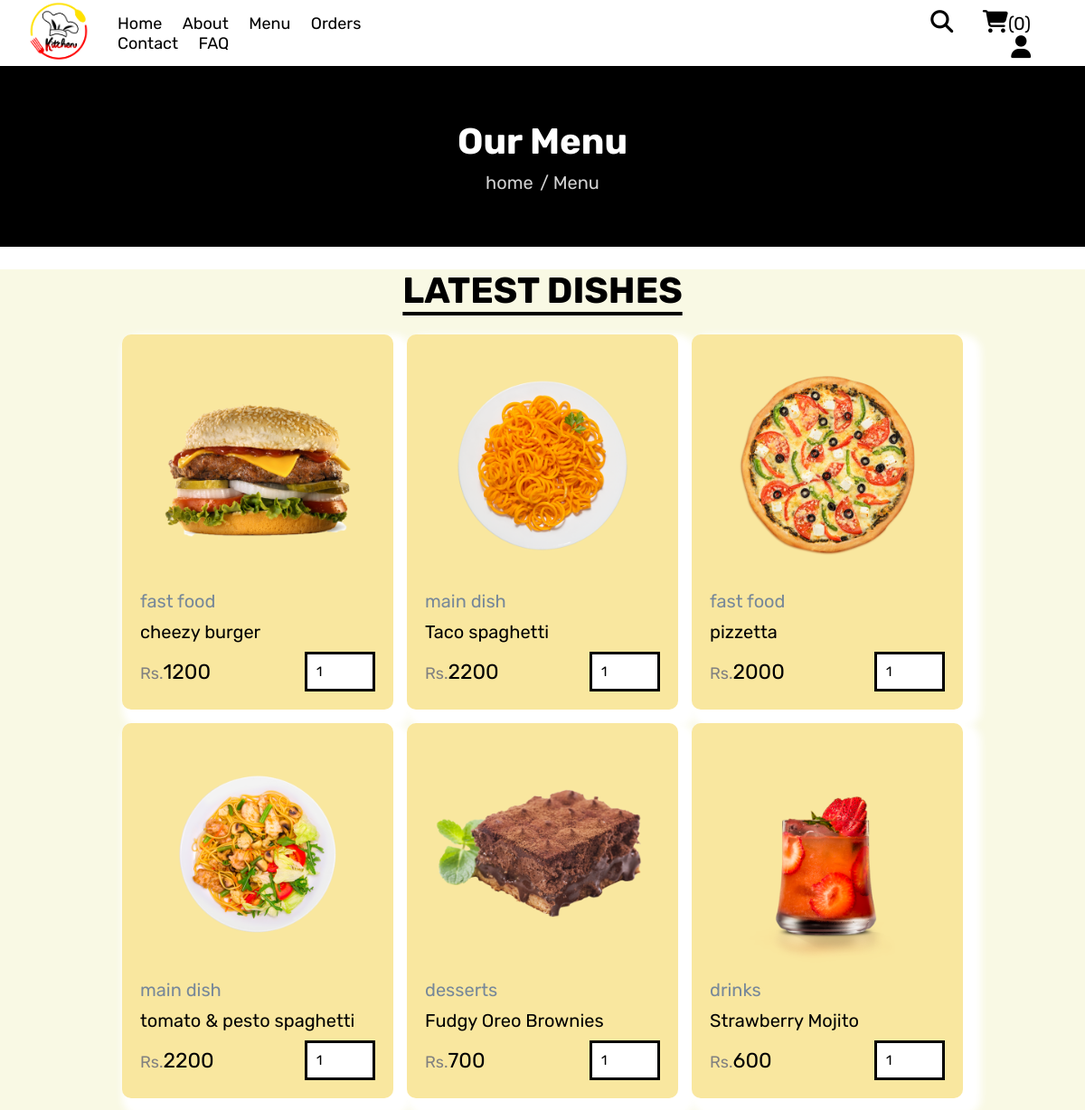
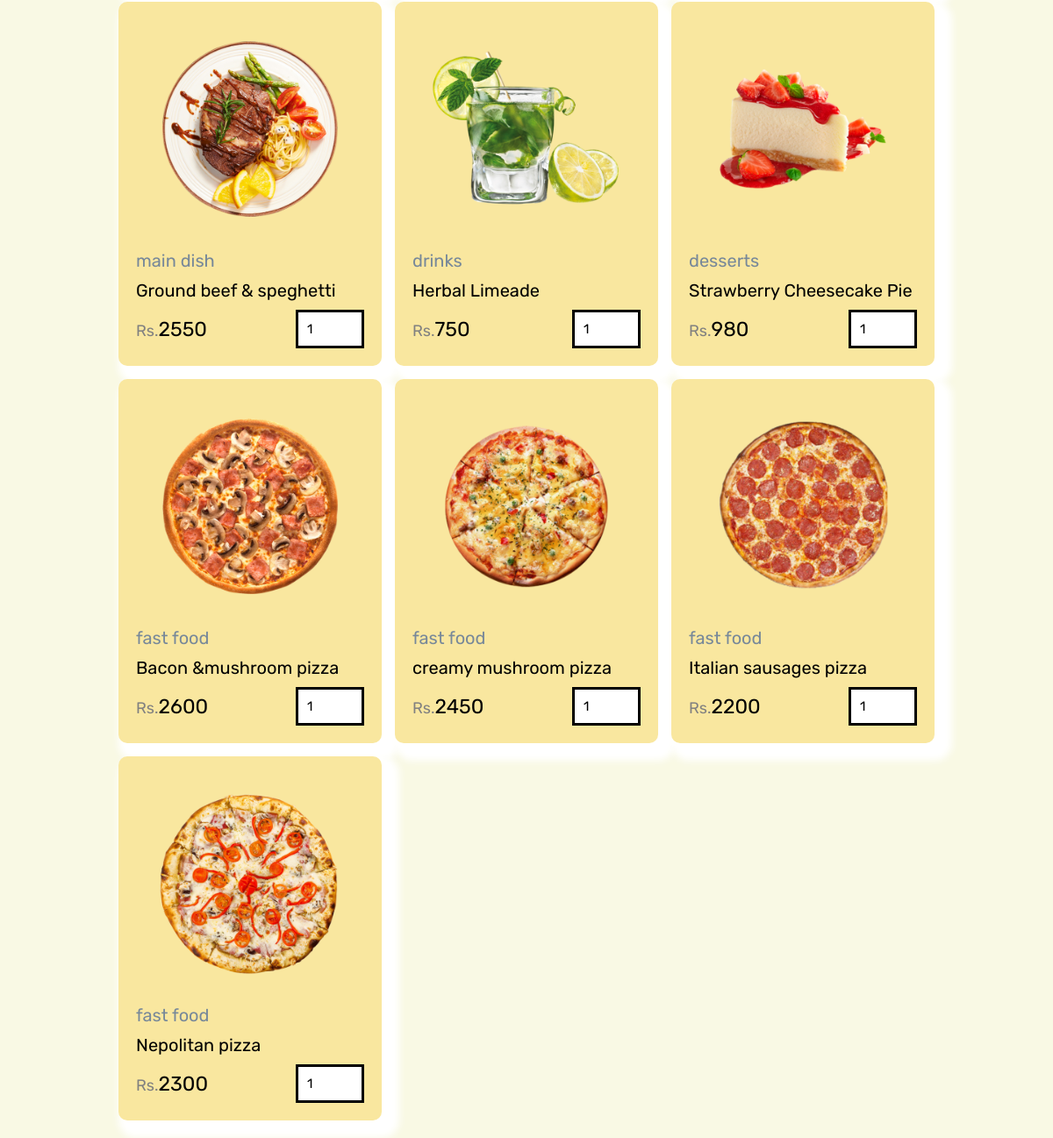
Page /menu.php on the committed database (2 pictures, top to bottom).
### tables this page shows
CREATE TABLE IF NOT EXISTS `products` (
  `id` int NOT NULL AUTO_INCREMENT,
  `name` varchar(100) NOT NULL,
  `category` varchar(100) NOT NULL,
  `price` int NOT NULL,
  `image` varchar(100) NOT NULL,
  `description` varchar(500) NOT NULL,
  PRIMARY KEY (`id`)
);

### menu.php (the view, shortened to what this page needs)
<?php
include 'component/connect.php';
?>
<!DOCTYPE html>
<html lang="en">
<head>
    <link rel="stylesheet" href="https://unpkg.com/swiper@8/swiper-bundle.min.css" />
   <link rel="stylesheet" href="https://cdnjs.cloudflare.com/ajax/libs/font-awesome/6.1.1/css/all.min.css">
    <link rel="stylesheet" href="css/style.css">
</head>
<body>
   <?php include 'component/user_header.php' ?>
   <div class="heading">
      <h3>our menu</h3>
      <p><a href="home.php">home</a>,<span> / Menu</span></p>
   </div>
<div class="color">
   <section class="product">
   <h1 class="title">latest dishes </h1>
   <div class="box-container1">
      <?php
      $select_products =$conn->prepare("SELECT * FROM `products`");
      $select_products->execute();
      if($select_products->rowCount() > 0){
         while($fetch_products = $select_products->fetch(PDO::FETCH_ASSOC)){
      ?>
      <form action="" method="post" class="box">
         <img src="uploaded_img/<?=$fetch_products['image'];?>" alt="">
         <a href="category.php?category=<?=$fetch_products['category'];?>"
          class="cat"><?=$fetch_products['category'];?></a>
          <div class="name"><?=$fetch_products['name'];?></div>
          <div class="flex">
            <div class="price"><span>Rs.</span><?=$fetch_products['price'];?></div>
            <input type="number" name="qty" class="qty" value="1" min="1" max="99" maxlength="2">
         </div>
         </form>
      <?php
       }
      }else{
             echo'<div class="empty">no product added yet!</div>';
      }
      ?>
</div>
</section>
</div>
   </body>
   </html>

### component/user_header.php (shortened to what this page needs)
<header class="header">
   <section class="flex">
      <a href="home.php" class="logo"><img src="images/logo2.png"></a>
      <nav class="navbar">
         <a href="home.php">Home</a>
         <a href="about.php">About</a>
         <a href="menu.php">Menu</a>
         <a href="orders.php">Orders</a>
         <a href="contact.php">Contact</a>
         <a href="FAQ.php">FAQ</a>
      </nav>
      <div class="icons">
         <?php
            $count_cart_items = $conn->prepare("SELECT * FROM `cart` WHERE user_id = ?");
            $count_cart_items->execute([$user_id]);
            $total_cart_items = $count_cart_items->rowCount();
         ?>
         <a href="search.php"><i class="fas fa-search"></i></a>
         <a href="cart.php"><i class="fas fa-shopping-cart"></i><span>(<?= $total_cart_items; ?>)</span></a>
         <div id="user-btn" class="fas fa-user"></div>
      </div>
   </section>
</header>

### css/style.css (style rules this page uses)
* { font-family:'Rubik',sans-serif; margin:0; padding:0; box-sizing:border-box; outline:none; border:none; text-decoration:none; }
html { font-size:62.5%; scroll-behavior:smooth; stop-opacity:7rem; }
.header { position: sticky; top:0;left:0;right:0; z-index:1000; background-color:white; }
.header .flex { display: flex; align-items:center; position: relative; }
.header .flex .logo img { width:7rem; height:auto; margin-left:3rem; margin-right:2rem; }
.header .flex .navbar { float: left; justify-content: left; }
.header .flex .navbar a { font-size: 1.8rem; color:black; margin:0 1rem; }
.header .flex .icons { text-align: right; margin-left:50rem; }
.header .flex .icons > * { margin-left: 2rem; margin-right:1rem; font-size: 2.5rem; color:black; cursor: pointer; }
.header .flex .icons span { font-size:2rem; }
.icons { margin-right:5rem; }
.color { background-color:#F9F9E4 ; }
.title { text-align: center; margin-bottom:2.5rem; margin-top:2.5rem; font-size:4rem; color: black; text-transform:uppercase; text-decoration: underline; text-underline-offset:1rem; margin-top:2.5rem; }
.product .box-container1 { display: grid; grid-template-columns: repeat(auto-fit,30rem); justify-content:center; align-items: flex-start; gap: 1.5rem; padding-bottom:2rem; }
.product .box-container1 .box { background-color:#F9E79F ; border-radius:10px; box-shadow: 10px 10px 8px 10px white ; padding: 2rem; position: relative; overflow: hidden; }
.product .box-container1 .box img { height:25rem; width: 100%; object-fit: contain; margin-bottom: 1rem; }
.product .box-container1 .box .cat { font-size: 2rem; color: lightslategray; }
.product .box-container1 .box .name { font-size: 2rem; color: black; margin:1rem 0 ; }
.product .box-container1 .box .flex { display: flex; align-items: center; gap: 1.5rem; margin-top: 1rem; }
.product .box-container1 .box .flex .price { margin-right: auto; font-size: 2.3rem; color: black; }
.product .box-container1 .box .flex .price span { color: grey; font-size:1.8rem; }
.product .box-container1 .box .flex .qty { padding:1rem; border: solid; font-size:1.5rem; color: black; }
.heading { display: flex; align-items: center; justify-content: center; gap:1rem; flex-flow: column; background-color: black; min-height:20rem ; }
.heading h3 { font-size:4rem; color:white; text-transform: capitalize; }
.heading a { font-size:2rem; }
.heading p a { color: lightgrey; }
.heading p span { color: lightgrey; font-size:2rem; }

### rows in the picture
products: image (picture), category "fast food", name "cheezy burger", price "1200"
products: image (picture), category "main dish", name "Taco spaghetti", price "2200"
products: image (picture), category "fast food", name "pizzetta", price "2000"
products: image (picture), category "main dish", name "tomato & pesto spaghetti", price "2200"
products: image (picture), category "desserts", name "Fudgy Oreo Brownies", price "700"
products: image (picture), category "drinks", name "Strawberry Mojito", price "600"
products: image (picture), category "main dish", name "Ground beef & speghetti", price "2550"
products: image (picture), category "drinks", name "Herbal Limeade", price "750"
products: image (picture), category "desserts", name "Strawberry Cheesecake Pie", price "980"
products: image (picture), category "fast food", name "Bacon &mushroom pizza", price "2600"
products: image (picture), category "fast food", name "creamy mushroom pizza", price "2450"
products: image (picture), category "fast food", name "Italian sausages pizza", price "2200"
products: image (picture), category "fast food", name "Nepolitan pizza", price "2300"

### other values in the picture
$total_cart_items "0"
